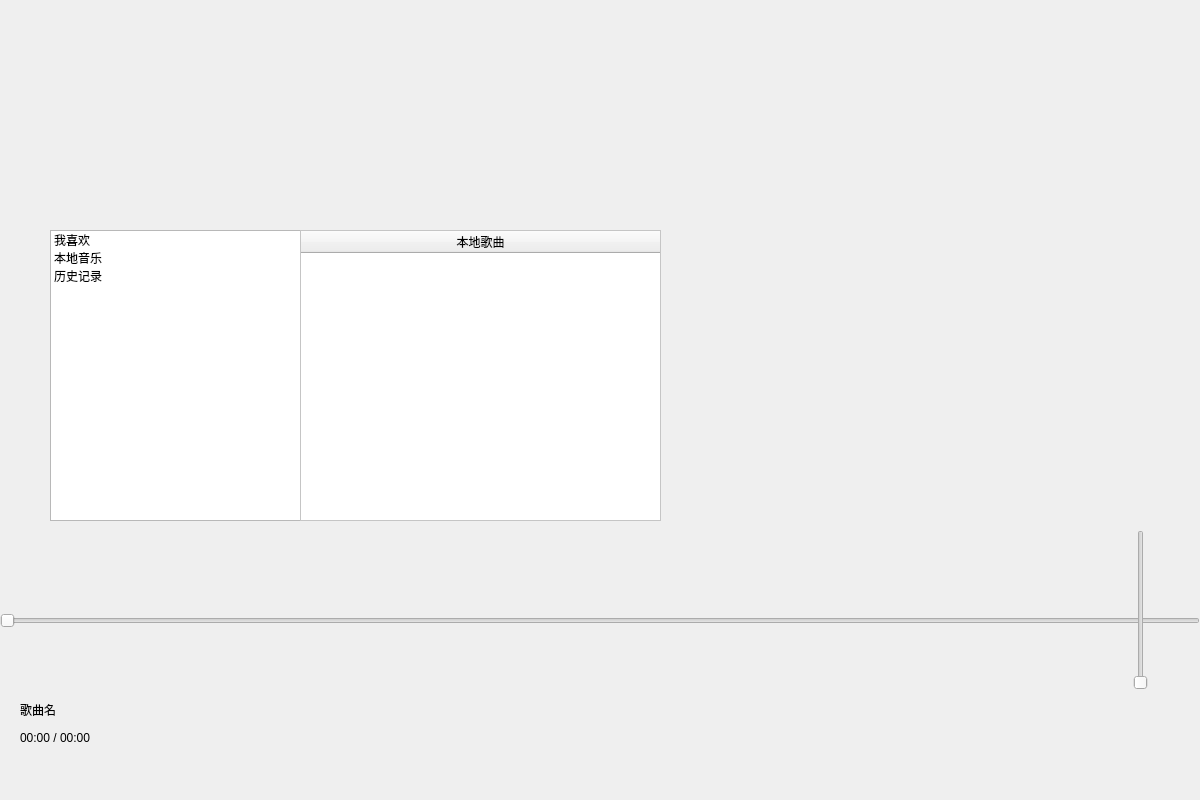
<?xml version="1.0" encoding="UTF-8"?>
<ui version="4.0">
 <class>MainWindow</class>
 <widget class="QMainWindow" name="MainWindow">
  <property name="geometry">
   <rect>
    <x>0</x>
    <y>0</y>
    <width>1200</width>
    <height>800</height>
   </rect>
  </property>
  <property name="windowTitle">
   <string>MainWindow</string>
  </property>
  <property name="styleSheet">
   <string notr="true">QMainWindow
{
background-image: url(:/image/image/background.png);
background-repeat:no-repeat;
background-position:center center;
border:none;
}
</string>
  </property>
  <widget class="QWidget" name="centralWidget">
   <widget class="QWidget" name="horizontalLayoutWidget">
    <property name="geometry">
     <rect>
      <x>480</x>
      <y>690</y>
      <width>291</width>
      <height>61</height>
     </rect>
    </property>
    <layout class="QHBoxLayout" name="playcontrol" stretch="1,1,1,1,1">
     <property name="spacing">
      <number>0</number>
     </property>
     <item>
      <widget class="QPushButton" name="skipbackward">
       <property name="enabled">
        <bool>true</bool>
       </property>
       <property name="cursor">
        <cursorShape>PointingHandCursor</cursorShape>
       </property>
       <property name="autoFillBackground">
        <bool>false</bool>
       </property>
       <property name="styleSheet">
        <string notr="true">QPushButton
{
background-image: url(:/image/image/skipbackward.png);
background-repeat:no-repeat;
background-position:center center;
border:none;
}
</string>
       </property>
       <property name="text">
        <string/>
       </property>
      </widget>
     </item>
     <item>
      <spacer name="horizontalSpacer">
       <property name="orientation">
        <enum>Qt::Horizontal</enum>
       </property>
       <property name="sizeHint" stdset="0">
        <size>
         <width>150</width>
         <height>20</height>
        </size>
       </property>
      </spacer>
     </item>
     <item>
      <widget class="QPushButton" name="Pause">
       <property name="cursor">
        <cursorShape>PointingHandCursor</cursorShape>
       </property>
       <property name="styleSheet">
        <string notr="true">QPushButton
{
background-image: url(:/image/image/play.png);
background-repeat:no-repeat;
background-position:center center;
border:none;
}


</string>
       </property>
       <property name="text">
        <string/>
       </property>
      </widget>
     </item>
     <item>
      <spacer name="horizontalSpacer_2">
       <property name="orientation">
        <enum>Qt::Horizontal</enum>
       </property>
       <property name="sizeHint" stdset="0">
        <size>
         <width>150</width>
         <height>20</height>
        </size>
       </property>
      </spacer>
     </item>
     <item>
      <widget class="QPushButton" name="skipforward">
       <property name="enabled">
        <bool>true</bool>
       </property>
       <property name="cursor">
        <cursorShape>PointingHandCursor</cursorShape>
       </property>
       <property name="styleSheet">
        <string notr="true">QPushButton
{
background-image: url(:/image/image/skipforward.png);
background-repeat:no-repeat;
background-position:center center;
border:none;
}
</string>
       </property>
       <property name="text">
        <string/>
       </property>
      </widget>
     </item>
    </layout>
   </widget>
   <widget class="QPushButton" name="volume">
    <property name="geometry">
     <rect>
      <x>1120</x>
      <y>700</y>
      <width>32</width>
      <height>32</height>
     </rect>
    </property>
    <property name="styleSheet">
     <string notr="true">QPushButton
{
background-image: url(:/image/image/volume.png);
background-repeat:no-repeat;
background-position:center center;
border:none;
}
</string>
    </property>
    <property name="text">
     <string/>
    </property>
   </widget>
   <widget class="QSlider" name="positionSlider">
    <property name="geometry">
     <rect>
      <x>0</x>
      <y>610</y>
      <width>1200</width>
      <height>22</height>
     </rect>
    </property>
    <property name="orientation">
     <enum>Qt::Horizontal</enum>
    </property>
   </widget>
   <widget class="QPushButton" name="playmode">
    <property name="geometry">
     <rect>
      <x>880</x>
      <y>700</y>
      <width>113</width>
      <height>32</height>
     </rect>
    </property>
    <property name="styleSheet">
     <string notr="true">QPushButton{
background-image:url(:/image/image/repeat.png);
background-repeat:norepeat;
background-position:center;
border:none;
}
</string>
    </property>
    <property name="text">
     <string/>
    </property>
   </widget>
   <widget class="QLabel" name="musicname">
    <property name="geometry">
     <rect>
      <x>20</x>
      <y>700</y>
      <width>401</width>
      <height>20</height>
     </rect>
    </property>
    <property name="text">
     <string>歌曲名</string>
    </property>
   </widget>
   <widget class="QTableWidget" name="local">
    <property name="geometry">
     <rect>
      <x>300</x>
      <y>230</y>
      <width>361</width>
      <height>291</height>
     </rect>
    </property>
    <property name="sizePolicy">
     <sizepolicy hsizetype="Fixed" vsizetype="Fixed">
      <horstretch>1</horstretch>
      <verstretch>1</verstretch>
     </sizepolicy>
    </property>
    <property name="styleSheet">
     <string notr="true">QTableWidget{
alternate-background-color:#E0E0E0;
background:#FFFFFFFF;
}

QTableWidget::item:selected {
background:#C0C0C0;               
}
QTableWidget::item:hover {
background:#A0A0A0;               
}</string>
    </property>
    <property name="alternatingRowColors">
     <bool>true</bool>
    </property>
    <attribute name="horizontalHeaderDefaultSectionSize">
     <number>100</number>
    </attribute>
    <attribute name="horizontalHeaderStretchLastSection">
     <bool>true</bool>
    </attribute>
    <attribute name="verticalHeaderDefaultSectionSize">
     <number>30</number>
    </attribute>
    <attribute name="verticalHeaderStretchLastSection">
     <bool>false</bool>
    </attribute>
    <column>
     <property name="text">
      <string>本地歌曲</string>
     </property>
    </column>
   </widget>
   <widget class="QPushButton" name="playlist">
    <property name="geometry">
     <rect>
      <x>980</x>
      <y>700</y>
      <width>113</width>
      <height>32</height>
     </rect>
    </property>
    <property name="styleSheet">
     <string notr="true">QPushButton{
background-image:url(:/image/image/playlist.png);
background-repeat:norepeat;
background-position:center;
border:none


}</string>
    </property>
    <property name="text">
     <string/>
    </property>
   </widget>
   <widget class="QPushButton" name="addMusic">
    <property name="geometry">
     <rect>
      <x>460</x>
      <y>180</y>
      <width>113</width>
      <height>32</height>
     </rect>
    </property>
    <property name="styleSheet">
     <string notr="true">QPushButton{
background-image:url(:/image/image/addmusic.png);
background-repeat:norepeat;
background-position:center;
border:none


}</string>
    </property>
    <property name="text">
     <string/>
    </property>
   </widget>
   <widget class="QSlider" name="volumeSlider">
    <property name="geometry">
     <rect>
      <x>1130</x>
      <y>530</y>
      <width>22</width>
      <height>160</height>
     </rect>
    </property>
    <property name="maximum">
     <number>100</number>
    </property>
    <property name="orientation">
     <enum>Qt::Vertical</enum>
    </property>
   </widget>
   <widget class="QLabel" name="playprogress">
    <property name="geometry">
     <rect>
      <x>20</x>
      <y>730</y>
      <width>121</width>
      <height>16</height>
     </rect>
    </property>
    <property name="text">
     <string>00:00 / 00:00</string>
    </property>
   </widget>
   <widget class="QPushButton" name="deleteMusic">
    <property name="geometry">
     <rect>
      <x>400</x>
      <y>180</y>
      <width>91</width>
      <height>31</height>
     </rect>
    </property>
    <property name="styleSheet">
     <string notr="true">QPushButton{
background-image:url(:/image/image/deletemusic.png);
background-repeat:norepeat;
background-position:center;
border:none


}</string>
    </property>
    <property name="text">
     <string/>
    </property>
   </widget>
   <widget class="QTableWidget" name="favor">
    <property name="geometry">
     <rect>
      <x>300</x>
      <y>230</y>
      <width>361</width>
      <height>291</height>
     </rect>
    </property>
    <property name="sizePolicy">
     <sizepolicy hsizetype="Fixed" vsizetype="Fixed">
      <horstretch>1</horstretch>
      <verstretch>1</verstretch>
     </sizepolicy>
    </property>
    <property name="styleSheet">
     <string notr="true">QTableWidget{
alternate-background-color:#E0E0E0;
background:#FFFFFFFF;
}

QTableWidget::item:selected {
background:#C0C0C0;               
}
QTableWidget::item:hover {
background:#A0A0A0;               
}</string>
    </property>
    <property name="alternatingRowColors">
     <bool>true</bool>
    </property>
    <attribute name="horizontalHeaderDefaultSectionSize">
     <number>100</number>
    </attribute>
    <attribute name="horizontalHeaderStretchLastSection">
     <bool>true</bool>
    </attribute>
    <attribute name="verticalHeaderDefaultSectionSize">
     <number>30</number>
    </attribute>
    <attribute name="verticalHeaderStretchLastSection">
     <bool>false</bool>
    </attribute>
    <column>
     <property name="text">
      <string>我喜欢</string>
     </property>
    </column>
   </widget>
   <widget class="QTableWidget" name="history">
    <property name="geometry">
     <rect>
      <x>300</x>
      <y>230</y>
      <width>361</width>
      <height>291</height>
     </rect>
    </property>
    <property name="sizePolicy">
     <sizepolicy hsizetype="Fixed" vsizetype="Fixed">
      <horstretch>1</horstretch>
      <verstretch>1</verstretch>
     </sizepolicy>
    </property>
    <property name="styleSheet">
     <string notr="true">QTableWidget{
alternate-background-color:#E0E0E0;
background:#FFFFFFFF;
}

QTableWidget::item:selected {
background:#C0C0C0;               
}
QTableWidget::item:hover {
background:#A0A0A0;               
}</string>
    </property>
    <property name="alternatingRowColors">
     <bool>true</bool>
    </property>
    <attribute name="horizontalHeaderDefaultSectionSize">
     <number>100</number>
    </attribute>
    <attribute name="horizontalHeaderStretchLastSection">
     <bool>true</bool>
    </attribute>
    <attribute name="verticalHeaderDefaultSectionSize">
     <number>30</number>
    </attribute>
    <attribute name="verticalHeaderStretchLastSection">
     <bool>false</bool>
    </attribute>
    <column>
     <property name="text">
      <string>最近播放</string>
     </property>
    </column>
   </widget>
   <widget class="QListWidget" name="listWidget">
    <property name="geometry">
     <rect>
      <x>50</x>
      <y>230</y>
      <width>256</width>
      <height>291</height>
     </rect>
    </property>
    <item>
     <property name="text">
      <string>我喜欢</string>
     </property>
    </item>
    <item>
     <property name="text">
      <string>本地音乐</string>
     </property>
    </item>
    <item>
     <property name="text">
      <string>历史记录</string>
     </property>
    </item>
   </widget>
   <zorder>horizontalLayoutWidget</zorder>
   <zorder>volume</zorder>
   <zorder>positionSlider</zorder>
   <zorder>playmode</zorder>
   <zorder>musicname</zorder>
   <zorder>playlist</zorder>
   <zorder>addMusic</zorder>
   <zorder>volumeSlider</zorder>
   <zorder>playprogress</zorder>
   <zorder>deleteMusic</zorder>
   <zorder>favor</zorder>
   <zorder>history</zorder>
   <zorder>listWidget</zorder>
   <zorder>local</zorder>
  </widget>
 </widget>
 <layoutdefault spacing="6" margin="11"/>
 <resources/>
 <connections/>
</ui>
